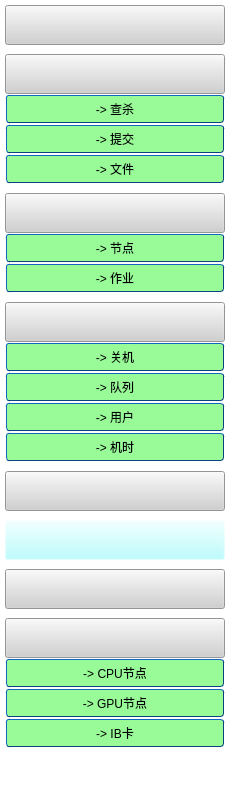
       <widget class="QWidget" name="widget_3" native="true">
        <property name="sizePolicy">
         <sizepolicy hsizetype="Fixed" vsizetype="Fixed">
          <horstretch>0</horstretch>
          <verstretch>0</verstretch>
         </sizepolicy>
        </property>
        <property name="minimumSize">
         <size>
          <width>225</width>
          <height>800</height>
         </size>
        </property>
        <property name="maximumSize">
         <size>
          <width>225</width>
          <height>800</height>
         </size>
        </property>
        <property name="styleSheet">
         <string notr="true">border-image: url(:/Resourceng);
background-color: rgb(170, 255, 255,0);</string>
        </property>
        <layout class="QVBoxLayout" name="verticalLayout_69">
         <property name="spacing">
          <number>9</number>
         </property>
         <property name="leftMargin">
          <number>5</number>
         </property>
         <property name="topMargin">
          <number>5</number>
         </property>
         <property name="rightMargin">
          <number>5</number>
         </property>
         <property name="bottomMargin">
          <number>0</number>
         </property>
         <item>
          <widget class="QPushButton" name="pushButton_22">
           <property name="sizePolicy">
            <sizepolicy hsizetype="Fixed" vsizetype="Fixed">
             <horstretch>0</horstretch>
             <verstretch>0</verstretch>
            </sizepolicy>
           </property>
           <property name="minimumSize">
            <size>
             <width>220</width>
             <height>40</height>
            </size>
           </property>
           <property name="maximumSize">
            <size>
             <width>220</width>
             <height>40</height>
            </size>
           </property>
           <property name="styleSheet">
            <string notr="true">background-color: rgb(208, 208, 208);
border-image: url(:/Resources/beautify/overview-frame-selected.png);</string>
           </property>
           <property name="text">
            <string/>
           </property>
          </widget>
         </item>
         <item>
          <layout class="QVBoxLayout" name="verticalLayout_12">
           <property name="spacing">
            <number>0</number>
           </property>
           <item>
            <widget class="QPushButton" name="pushButton_23">
             <property name="sizePolicy">
              <sizepolicy hsizetype="Fixed" vsizetype="Fixed">
               <horstretch>0</horstretch>
               <verstretch>0</verstretch>
              </sizepolicy>
             </property>
             <property name="minimumSize">
              <size>
               <width>220</width>
               <height>40</height>
              </size>
             </property>
             <property name="maximumSize">
              <size>
               <width>220</width>
               <height>40</height>
              </size>
             </property>
             <property name="styleSheet">
              <string notr="true">background-color: rgb(208, 208, 208);
border-image: url(:/Resources/beautify/job-frame.png);</string>
             </property>
             <property name="text">
              <string/>
             </property>
            </widget>
           </item>
           <item>
            <widget class="QPushButton" name="pushButton_job_kill">
             <property name="sizePolicy">
              <sizepolicy hsizetype="Fixed" vsizetype="Fixed">
               <horstretch>0</horstretch>
               <verstretch>0</verstretch>
              </sizepolicy>
             </property>
             <property name="minimumSize">
              <size>
               <width>220</width>
               <height>30</height>
              </size>
             </property>
             <property name="maximumSize">
              <size>
               <width>220</width>
               <height>30</height>
              </size>
             </property>
             <property name="styleSheet">
              <string notr="true">* {border-image: url(:/Resources/beautify/subnav_unselected.png);}
* { margin: 1px; border-color: #0c457e; border-style: outset;border-radius: 3px;border-width: 1px;color: black;background-color: #98fb98/*rbg(140,140,198)*/;} 
*:checked {border-image: url(:/Resources/beautify/subnav_selected.png);}</string>
             </property>
             <property name="text">
              <string>-&gt; 查杀</string>
             </property>
             <property name="checkable">
              <bool>true</bool>
             </property>
             <property name="autoExclusive">
              <bool>false</bool>
             </property>
             <property name="default">
              <bool>false</bool>
             </property>
             <property name="flat">
              <bool>false</bool>
             </property>
             <attribute name="buttonGroup">
              <string notr="true">buttonGroup</string>
             </attribute>
            </widget>
           </item>
           <item>
            <widget class="QPushButton" name="pushButton_job_submit">
             <property name="sizePolicy">
              <sizepolicy hsizetype="Fixed" vsizetype="Fixed">
               <horstretch>0</horstretch>
               <verstretch>0</verstretch>
              </sizepolicy>
             </property>
             <property name="minimumSize">
              <size>
               <width>220</width>
               <height>30</height>
              </size>
             </property>
             <property name="maximumSize">
              <size>
               <width>220</width>
               <height>30</height>
              </size>
             </property>
             <property name="styleSheet">
              <string notr="true">* {border-image: url(:/Resources/beautify/subnav_unselected.png);}
* { margin: 1px; border-color: #0c457e; border-style: outset;border-radius: 3px;border-width: 1px;color: black;background-color: #98fb98/*rbg(140,140,198)*/;} 
*:checked {border-image: url(:/Resources/beautify/subnav_selected.png);}</string>
             </property>
             <property name="text">
              <string>-&gt; 提交</string>
             </property>
             <property name="checkable">
              <bool>true</bool>
             </property>
             <property name="default">
              <bool>false</bool>
             </property>
             <attribute name="buttonGroup">
              <string notr="true">buttonGroup</string>
             </attribute>
            </widget>
           </item>
           <item>
            <widget class="QPushButton" name="pushButton_job_file">
             <property name="sizePolicy">
              <sizepolicy hsizetype="Fixed" vsizetype="Fixed">
               <horstretch>0</horstretch>
               <verstretch>0</verstretch>
              </sizepolicy>
             </property>
             <property name="minimumSize">
              <size>
               <width>220</width>
               <height>30</height>
              </size>
             </property>
             <property name="maximumSize">
              <size>
               <width>220</width>
               <height>30</height>
              </size>
             </property>
             <property name="styleSheet">
              <string notr="true">* {border-image: url(:/Resources/beautify/subnav_unselected.png);}
* { margin: 1px; border-color: #0c457e; border-style: outset;border-radius: 3px;border-width: 1px;color: black;background-color: #98fb98/*rbg(140,140,198)*/;} 
*:checked {border-image: url(:/Resources/beautify/subnav_selected.png);}</string>
             </property>
             <property name="text">
              <string>-&gt; 文件</string>
             </property>
             <property name="checkable">
              <bool>true</bool>
             </property>
             <property name="default">
              <bool>false</bool>
             </property>
             <attribute name="buttonGroup">
              <string notr="true">buttonGroup</string>
             </attribute>
            </widget>
           </item>
          </layout>
         </item>
         <item>
          <layout class="QVBoxLayout" name="verticalLayout_66">
           <property name="spacing">
            <number>0</number>
           </property>
           <item>
            <widget class="QPushButton" name="pushButton_24">
             <property name="sizePolicy">
              <sizepolicy hsizetype="Fixed" vsizetype="Fixed">
               <horstretch>0</horstretch>
               <verstretch>0</verstretch>
              </sizepolicy>
             </property>
             <property name="minimumSize">
              <size>
               <width>220</width>
               <height>40</height>
              </size>
             </property>
             <property name="maximumSize">
              <size>
               <width>220</width>
               <height>40</height>
              </size>
             </property>
             <property name="styleSheet">
              <string notr="true">background-color: rgb(208, 208, 208);
border-image: url(:/Resources/beautify/monitor-frame.png);</string>
             </property>
             <property name="text">
              <string/>
             </property>
            </widget>
           </item>
           <item>
            <widget class="QPushButton" name="pushButton_monitor_node">
             <property name="sizePolicy">
              <sizepolicy hsizetype="Fixed" vsizetype="Fixed">
               <horstretch>0</horstretch>
               <verstretch>0</verstretch>
              </sizepolicy>
             </property>
             <property name="minimumSize">
              <size>
               <width>220</width>
               <height>30</height>
              </size>
             </property>
             <property name="maximumSize">
              <size>
               <width>220</width>
               <height>30</height>
              </size>
             </property>
             <property name="styleSheet">
              <string notr="true">* {border-image: url(:/Resources/beautify/subnav_unselected.png);}
* { margin: 1px; border-color: #0c457e; border-style: outset;border-radius: 3px;border-width: 1px;color: black;background-color: #98fb98/*rbg(140,140,198)*/;} 
*:checked {border-image: url(:/Resources/beautify/subnav_selected.png);}</string>
             </property>
             <property name="text">
              <string>-&gt; 节点</string>
             </property>
             <property name="checkable">
              <bool>true</bool>
             </property>
             <property name="autoExclusive">
              <bool>false</bool>
             </property>
             <property name="default">
              <bool>false</bool>
             </property>
             <property name="flat">
              <bool>false</bool>
             </property>
             <attribute name="buttonGroup">
              <string notr="true">buttonGroup_2</string>
             </attribute>
            </widget>
           </item>
           <item>
            <widget class="QPushButton" name="pushButton_monitor_jobs">
             <property name="sizePolicy">
              <sizepolicy hsizetype="Fixed" vsizetype="Fixed">
               <horstretch>0</horstretch>
               <verstretch>0</verstretch>
              </sizepolicy>
             </property>
             <property name="minimumSize">
              <size>
               <width>220</width>
               <height>30</height>
              </size>
             </property>
             <property name="maximumSize">
              <size>
               <width>220</width>
               <height>30</height>
              </size>
             </property>
             <property name="styleSheet">
              <string notr="true">* {border-image: url(:/Resources/beautify/subnav_unselected.png);}
* { margin: 1px; border-color: #0c457e; border-style: outset;border-radius: 3px;border-width: 1px;color: black;background-color: #98fb98/*rbg(140,140,198)*/;} 
*:checked {border-image: url(:/Resources/beautify/subnav_selected.png);}</string>
             </property>
             <property name="text">
              <string>-&gt; 作业</string>
             </property>
             <property name="checkable">
              <bool>true</bool>
             </property>
             <attribute name="buttonGroup">
              <string notr="true">buttonGroup_2</string>
             </attribute>
            </widget>
           </item>
          </layout>
         </item>
         <item>
          <layout class="QVBoxLayout" name="verticalLayout_67">
           <property name="spacing">
            <number>0</number>
           </property>
           <item>
            <widget class="QPushButton" name="pushButton_25">
             <property name="sizePolicy">
              <sizepolicy hsizetype="Fixed" vsizetype="Fixed">
               <horstretch>0</horstretch>
               <verstretch>0</verstretch>
              </sizepolicy>
             </property>
             <property name="minimumSize">
              <size>
               <width>220</width>
               <height>40</height>
              </size>
             </property>
             <property name="maximumSize">
              <size>
               <width>220</width>
               <height>40</height>
              </size>
             </property>
             <property name="styleSheet">
              <string notr="true">background-color: rgb(208, 208, 208);
border-image: url(:/Resources/beautify/manage_frame.png);</string>
             </property>
             <property name="text">
              <string/>
             </property>
            </widget>
           </item>
           <item>
            <widget class="QPushButton" name="pushButton_control_shutdownpage">
             <property name="sizePolicy">
              <sizepolicy hsizetype="Fixed" vsizetype="Fixed">
               <horstretch>0</horstretch>
               <verstretch>0</verstretch>
              </sizepolicy>
             </property>
             <property name="minimumSize">
              <size>
               <width>220</width>
               <height>30</height>
              </size>
             </property>
             <property name="maximumSize">
              <size>
               <width>220</width>
               <height>16777215</height>
              </size>
             </property>
             <property name="styleSheet">
              <string notr="true">* {border-image: url(:/Resources/beautify/subnav_unselected.png);}
* { margin: 1px; border-color: #0c457e; border-style: outset;border-radius: 3px;border-width: 1px;color: black;background-color: #98fb98/*rbg(140,140,198)*/;} 
*:checked {border-image: url(:/Resources/beautify/subnav_selected.png);}</string>
             </property>
             <property name="text">
              <string>-&gt; 关机</string>
             </property>
             <property name="checkable">
              <bool>true</bool>
             </property>
             <attribute name="buttonGroup">
              <string notr="true">buttonGroup_3</string>
             </attribute>
            </widget>
           </item>
           <item>
            <widget class="QPushButton" name="pushButton_control_queuepage">
             <property name="sizePolicy">
              <sizepolicy hsizetype="Fixed" vsizetype="Fixed">
               <horstretch>0</horstretch>
               <verstretch>0</verstretch>
              </sizepolicy>
             </property>
             <property name="minimumSize">
              <size>
               <width>220</width>
               <height>30</height>
              </size>
             </property>
             <property name="maximumSize">
              <size>
               <width>220</width>
               <height>16777215</height>
              </size>
             </property>
             <property name="styleSheet">
              <string notr="true">* {border-image: url(:/Resources/beautify/subnav_unselected.png);}
* { margin: 1px; border-color: #0c457e; border-style: outset;border-radius: 3px;border-width: 1px;color: black;background-color: #98fb98/*rbg(140,140,198)*/;} 
*:checked {border-image: url(:/Resources/beautify/subnav_selected.png);}</string>
             </property>
             <property name="text">
              <string>-&gt; 队列</string>
             </property>
             <property name="checkable">
              <bool>true</bool>
             </property>
             <attribute name="buttonGroup">
              <string notr="true">buttonGroup_3</string>
             </attribute>
            </widget>
           </item>
           <item>
            <widget class="QPushButton" name="pushButton_control_userpage">
             <property name="sizePolicy">
              <sizepolicy hsizetype="Fixed" vsizetype="Fixed">
               <horstretch>0</horstretch>
               <verstretch>0</verstretch>
              </sizepolicy>
             </property>
             <property name="minimumSize">
              <size>
               <width>220</width>
               <height>30</height>
              </size>
             </property>
             <property name="maximumSize">
              <size>
               <width>220</width>
               <height>16777215</height>
              </size>
             </property>
             <property name="styleSheet">
              <string notr="true">* {border-image: url(:/Resources/beautify/subnav_unselected.png);}
* { margin: 1px; border-color: #0c457e; border-style: outset;border-radius: 3px;border-width: 1px;color: black;background-color: #98fb98/*rbg(140,140,198)*/;} 
*:checked {border-image: url(:/Resources/beautify/subnav_selected.png);}</string>
             </property>
             <property name="text">
              <string>-&gt; 用户</string>
             </property>
             <property name="checkable">
              <bool>true</bool>
             </property>
             <attribute name="buttonGroup">
              <string notr="true">buttonGroup_3</string>
             </attribute>
            </widget>
           </item>
           <item>
            <widget class="QPushButton" name="pushButton_control_computingtimepage">
             <property name="sizePolicy">
              <sizepolicy hsizetype="Fixed" vsizetype="Fixed">
               <horstretch>0</horstretch>
               <verstretch>0</verstretch>
              </sizepolicy>
             </property>
             <property name="minimumSize">
              <size>
               <width>220</width>
               <height>30</height>
              </size>
             </property>
             <property name="maximumSize">
              <size>
               <width>220</width>
               <height>16777215</height>
              </size>
             </property>
             <property name="styleSheet">
              <string notr="true">* {border-image: url(:/Resources/beautify/subnav_unselected.png);}
* { margin: 1px; border-color: #0c457e; border-style: outset;border-radius: 3px;border-width: 1px;color: black;background-color: #98fb98/*rbg(140,140,198)*/;} 
*:checked {border-image: url(:/Resources/beautify/subnav_selected.png);}</string>
             </property>
             <property name="text">
              <string>-&gt; 机时</string>
             </property>
             <property name="checkable">
              <bool>true</bool>
             </property>
             <attribute name="buttonGroup">
              <string notr="true">buttonGroup_3</string>
             </attribute>
            </widget>
           </item>
          </layout>
         </item>
         <item>
          <widget class="QPushButton" name="pushButton_26">
           <property name="sizePolicy">
            <sizepolicy hsizetype="Fixed" vsizetype="Fixed">
             <horstretch>0</horstretch>
             <verstretch>0</verstretch>
            </sizepolicy>
           </property>
           <property name="minimumSize">
            <size>
             <width>220</width>
             <height>40</height>
            </size>
           </property>
           <property name="maximumSize">
            <size>
             <width>220</width>
             <height>40</height>
            </size>
           </property>
           <property name="styleSheet">
            <string notr="true">background-color: rgb(208, 208, 208);
border-image: url(:/Resources/beautify/passing-frame.png);</string>
           </property>
           <property name="text">
            <string/>
           </property>
          </widget>
         </item>
         <item>
          <widget class="QPushButton" name="pushButton_27">
           <property name="sizePolicy">
            <sizepolicy hsizetype="Fixed" vsizetype="Fixed">
             <horstretch>0</horstretch>
             <verstretch>0</verstretch>
            </sizepolicy>
           </property>
           <property name="minimumSize">
            <size>
             <width>220</width>
             <height>40</height>
            </size>
           </property>
           <property name="maximumSize">
            <size>
             <width>220</width>
             <height>40</height>
            </size>
           </property>
           <property name="styleSheet">
            <string notr="true">border-image: url(:/Resources/beautify/terminal_frame.png);</string>
           </property>
           <property name="text">
            <string/>
           </property>
          </widget>
         </item>
         <item>
          <widget class="QPushButton" name="pushButton_28">
           <property name="sizePolicy">
            <sizepolicy hsizetype="Fixed" vsizetype="Fixed">
             <horstretch>0</horstretch>
             <verstretch>0</verstretch>
            </sizepolicy>
           </property>
           <property name="minimumSize">
            <size>
             <width>220</width>
             <height>40</height>
            </size>
           </property>
           <property name="maximumSize">
            <size>
             <width>220</width>
             <height>40</height>
            </size>
           </property>
           <property name="styleSheet">
            <string notr="true">background-color: rgb(208, 208, 208);
border-image: url(:/Resources/beautify/message-frame.png);</string>
           </property>
           <property name="text">
            <string/>
           </property>
          </widget>
         </item>
         <item>
          <layout class="QVBoxLayout" name="verticalLayout_68">
           <property name="spacing">
            <number>0</number>
           </property>
           <item>
            <widget class="QPushButton" name="pushButton_31">
             <property name="sizePolicy">
              <sizepolicy hsizetype="Fixed" vsizetype="Fixed">
               <horstretch>0</horstretch>
               <verstretch>0</verstretch>
              </sizepolicy>
             </property>
             <property name="minimumSize">
              <size>
               <width>220</width>
               <height>40</height>
              </size>
             </property>
             <property name="maximumSize">
              <size>
               <width>220</width>
               <height>40</height>
              </size>
             </property>
             <property name="styleSheet">
              <string notr="true">background-color: rgb(208, 208, 208);
border-image: url(:/Resources/beautify/device-frame.png);</string>
             </property>
             <property name="text">
              <string/>
             </property>
            </widget>
           </item>
           <item>
            <widget class="QPushButton" name="pushButton_monitor_CPU">
             <property name="sizePolicy">
              <sizepolicy hsizetype="Fixed" vsizetype="Fixed">
               <horstretch>0</horstretch>
               <verstretch>0</verstretch>
              </sizepolicy>
             </property>
             <property name="minimumSize">
              <size>
               <width>220</width>
               <height>30</height>
              </size>
             </property>
             <property name="maximumSize">
              <size>
               <width>220</width>
               <height>30</height>
              </size>
             </property>
             <property name="styleSheet">
              <string notr="true">* {border-image: url(:/Resources/beautify/subnav_unselected.png);}
* { margin: 1px; border-color: #0c457e; border-style: outset;border-radius: 3px;border-width: 1px;color: black;background-color: #98fb98/*rbg(140,140,198)*/;} 
*:checked {border-image: url(:/Resources/beautify/subnav_selected.png);}</string>
             </property>
             <property name="text">
              <string>-&gt; CPU节点</string>
             </property>
             <property name="checkable">
              <bool>true</bool>
             </property>
             <attribute name="buttonGroup">
              <string notr="true">buttonGroup_4</string>
             </attribute>
            </widget>
           </item>
           <item>
            <widget class="QPushButton" name="pushButton_monitor_GPU_2">
             <property name="sizePolicy">
              <sizepolicy hsizetype="Fixed" vsizetype="Fixed">
               <horstretch>0</horstretch>
               <verstretch>0</verstretch>
              </sizepolicy>
             </property>
             <property name="minimumSize">
              <size>
               <width>220</width>
               <height>30</height>
              </size>
             </property>
             <property name="maximumSize">
              <size>
               <width>220</width>
               <height>30</height>
              </size>
             </property>
             <property name="styleSheet">
              <string notr="true">* {border-image: url(:/Resources/beautify/subnav_unselected.png);}
* { margin: 1px; border-color: #0c457e; border-style: outset;border-radius: 3px;border-width: 1px;color: black;background-color: #98fb98/*rbg(140,140,198)*/;} 
*:checked {border-image: url(:/Resources/beautify/subnav_selected.png);}</string>
             </property>
             <property name="text">
              <string>-&gt; GPU节点</string>
             </property>
             <property name="checkable">
              <bool>true</bool>
             </property>
             <attribute name="buttonGroup">
              <string notr="true">buttonGroup_4</string>
             </attribute>
            </widget>
           </item>
           <item>
            <widget class="QPushButton" name="pushButton_monitor_IBCard_2">
             <property name="sizePolicy">
              <sizepolicy hsizetype="Fixed" vsizetype="Fixed">
               <horstretch>0</horstretch>
               <verstretch>0</verstretch>
              </sizepolicy>
             </property>
             <property name="minimumSize">
              <size>
               <width>220</width>
               <height>30</height>
              </size>
             </property>
             <property name="maximumSize">
              <size>
               <width>220</width>
               <height>30</height>
              </size>
             </property>
             <property name="styleSheet">
              <string notr="true">* {border-image: url(:/Resources/beautify/subnav_unselected.png);}
* { margin: 1px; border-color: #0c457e; border-style: outset;border-radius: 3px;border-width: 1px;color: black;background-color: #98fb98/*rbg(140,140,198)*/;} 
*:checked {border-image: url(:/Resources/beautify/subnav_selected.png);}</string>
             </property>
             <property name="text">
              <string>-&gt; IB卡</string>
             </property>
             <property name="checkable">
              <bool>true</bool>
             </property>
             <attribute name="buttonGroup">
              <string notr="true">buttonGroup_4</string>
             </attribute>
            </widget>
           </item>
          </layout>
         </item>
         <item>
          <spacer name="verticalSpacer_8">
           <property name="orientation">
            <enum>Qt::Vertical</enum>
           </property>
           <property name="sizeHint" stdset="0">
            <size>
             <width>20</width>
             <height>40</height>
            </size>
           </property>
          </spacer>
         </item>
        </layout>
        <zorder>pushButton_22</zorder>
        <zorder>pushButton_26</zorder>
        <zorder>pushButton_27</zorder>
        <zorder>pushButton_28</zorder>
        <zorder>verticalSpacer_8</zorder>
       </widget>
